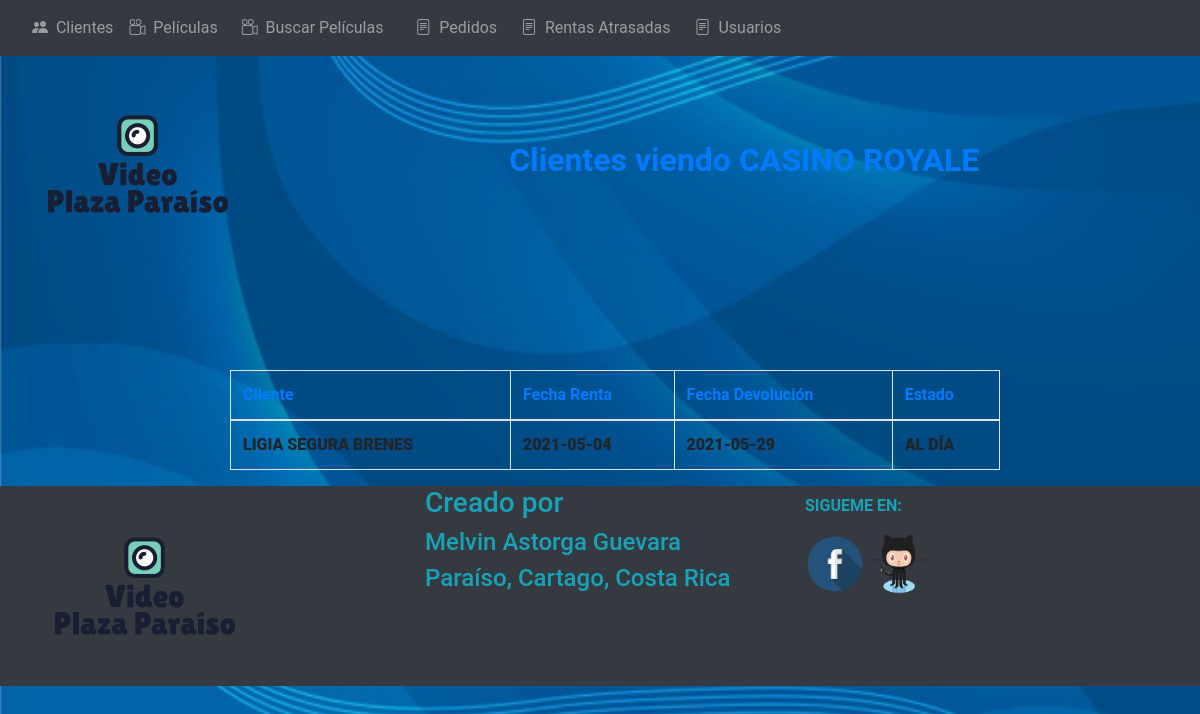
Screenshot of /movie_viewers.php?movie_id=7&movie_name=CASINO ROYALE with the database file from the repository.
### tables this page shows
CREATE TABLE `rent` (
  `rent_id` int(11) NOT NULL AUTO_INCREMENT,
  `customer_id` int(11) DEFAULT NULL,
  `movie_id` int(11) DEFAULT NULL,
  `date_rent` date DEFAULT NULL,
  `date_return` date DEFAULT NULL,
  `rent_status` varchar(30) DEFAULT NULL,
  PRIMARY KEY (`rent_id`),
  KEY `FK_CustomerRent` (`customer_id`),
  KEY `FK_MovieRent` (`movie_id`),
  CONSTRAINT `FK_CustomerRent` FOREIGN KEY (`customer_id`) REFERENCES `customer` (`customer_id`),
  CONSTRAINT `FK_MovieRent` FOREIGN KEY (`movie_id`) REFERENCES `movie` (`movie_id`)
);

CREATE TABLE `customer` (
  `customer_id` int(11) NOT NULL AUTO_INCREMENT,
  `number_doc` varchar(50) DEFAULT NULL,
  `customer_name` varchar(50) DEFAULT NULL,
  `lastname` varchar(50) DEFAULT NULL,
  `address` varchar(50) DEFAULT NULL,
  `phone` varchar(50) DEFAULT NULL,
  `active` int(11) DEFAULT NULL,
  PRIMARY KEY (`customer_id`),
  UNIQUE KEY `number_doc` (`number_doc`)
);

### movie_viewers.php (the view, shortened to what this page needs)
<?php
$movie_id = $_GET['movie_id'];
$movie_name = $_GET['movie_name'];
$today = date("Y-m-d");
?>
<!DOCTYPE html>
<html lang="en">
<head>
    <link rel="stylesheet" href="https://maxcdn.bootstrapcdn.com/bootstrap/4.0.0/css/bootstrap.min.css">
    <link rel="stylesheet" href="https://maxcdn.bootstrapcdn.com/bootstrap/4.0.0/css/bootstrap.min.css">
  <link rel="stylesheet" href="https://use.fontawesome.com/releases/v5.0.8/css/solid.css">
  <link rel="stylesheet" type="text/css" href="css/background.css">
  <link rel="stylesheet" type="text/css" href="css/toastr.min.css">
  <link rel="stylesheet" href="https://cdn.jsdelivr.net/npm/bootstrap-icons@1.3.0/font/bootstrap-icons.css">
  <link rel="stylesheet" type="text/css" href="https://cdn.datatables.net/1.10.19/css/jquery.dataTables.min.css">
  <link rel="stylesheet" type="text/css" href="css/app.css">
</head>
<body>
<div class="container p-2">
  <div class="row">
    <div class="col-md-3">
      <img src="img/logo_video.png">
    </div>
    <div class="col-md-9 contenedor">
    <h2 align="center" class="text-primary"><b>Clientes viendo <?php echo $movie_name;?><b></h2>
    </div>
  </div>
</div>
<div class="container" style="width: 800px; margin-top: 1px;">
        <br>
<div class="container" style="width: 800px; margin-top: 1px;">
 <br><br>
		<div class="container">
        <br>
        <div class="row">
             <table id="example" class="table table-bordered" style="width:100%">
        <thead>
            <tr>
                <th class="text-primary">Cliente</th>
                <th class="text-primary">Fecha Renta</th>
                <th class="text-primary">Fecha Devolución</th>
                <th class="text-primary">Estado</th>
            </tr>
        </thead>
        <tbody>
        	<?php
        	      include("connection.php");
                  $query ="SELECT R.rent_id as ID, M.movie_name as Pelicula, C.customer_name as Cliente, C.lastname as Apellido, R.date_rent as FechaRenta, R.date_return as FechaRegreso FROM customer as C, movie as M, rent as R where R.movie_id = $movie_id and R.customer_id = C.customer_id and R.movie_id = M.movie_id and R.rent_status='rentada'  and C.active=1";
                  $sql = mysqli_query($connection,$query);
                  while($row = mysqli_fetch_array($sql))
                  {
                $FechaRegreso = $row["FechaRegreso"];
                $customerName = $row['Cliente'];
                $customerLastname = $row['Apellido'];
        	?>
            <tr>
                <td><?php echo "$customerName  $customerLastname";?></td>
                <td><?php echo $row["FechaRenta"];?></td>
                <td><?php echo $row["FechaRegreso"];?></td>
                <td>
                <?php
                if($FechaRegreso < $today){
                echo "<p class='text-danger'><b>ATRASADA</b></p>";
                }else{
                echo "AL DÍA";
                }
                ?>
                </td>
             </tr>
            <?php } ?>
        </tbody>
    </table>
		</div>
    </div>
    </div>
    </div>
</body>
</html>

### css/background.css (style rules this page uses)
body { font-family: 'Roboto', sans-serif; background: url(img/loginBackground.jpg) no-repeat center center fixed; background-size: cover; }

### css/app.css (style rules this page uses)
.contenedor { display: flex; justify-content: center; align-items: center; }

### rows the page displays
rent: customer.customer_name "LIGIA", customer.lastname "SEGURA BRENES", date_rent "2021-05-04", date_return "2021-05-29", shows "AL DÍA"

### other values shown
$movie_name "CASINO ROYALE"
